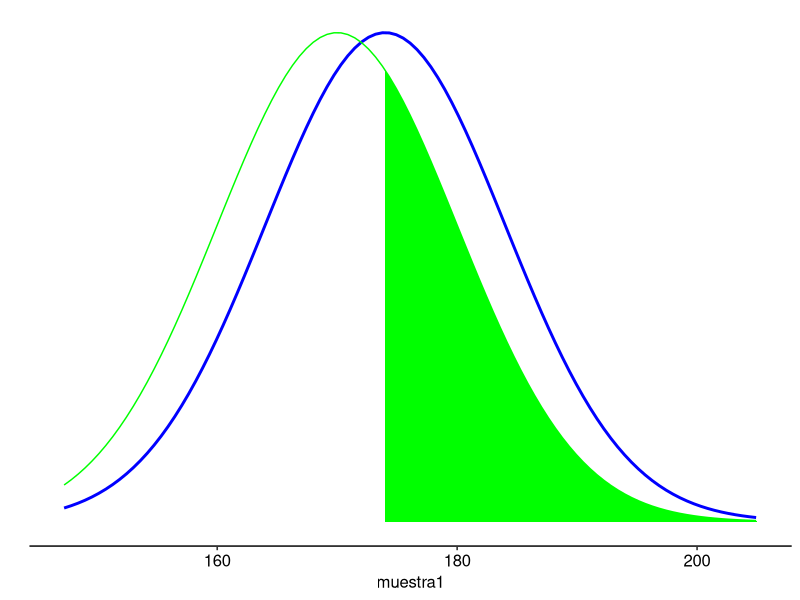
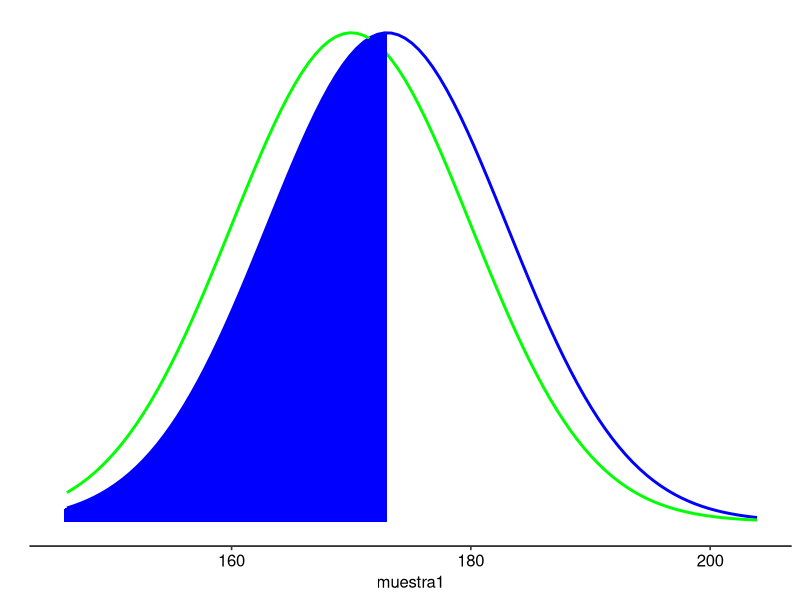

Here is the R script that generated these plots, in order: (Note: this script raises an error after producing the figures.)
#INTEGRANTES: Sofía Castro     -> 20.055.286-5
#             Sebastián Astete -> 18.562.196-0
#             Bastián Loyola   -> 20.552.001-5
#             Bryan Salas      -> 19.316.410-2

library(ggpubr)
library(ggplot2)
library(dplyr)

set.seed(100)
desv_estandar <-10
tam_muestra <- 50
media_nula<- 170


#PREGUNTA 1
#H0: La dureza media es igual a 170, µ0 = 174 ///
#H1: La dureza media es mayor a 170, µ0 > 174 ///
#El ingeniero recharzá la H0 si µ0 > 174

#Se nos pide encontrar bajo estas hipótesis el valor de alfa o Error Tipo I
#Se realizará una prueba de PODER ESTADÍSTICO
#Se crea una muestra de distribución normal con los datos iniciales.
media_alternativa <-174
poblacion1<- rnorm(n = 1000, mean = media_alternativa, sd = desv_estandar)
muestra1 <-sample(poblacion1,tam_muestra,replace=TRUE)


#Se calcula el valor de alpha utilizando la ecuación conocida luego se utiliza
#La tabla de distribución normal con sd = 1
z <- (media_alternativa - media_nula)/ desv_estandar
alpha<- 1 - pnorm(z, mean = 0, sd = 1, lower.tail = TRUE)
alpha

#Se crea el gráfico para demostrar el valor alfa
y1 <- dnorm(muestra1, mean = media_alternativa, sd = desv_estandar)
g1 <- ggplot(data = data.frame(muestra1, y1), aes(muestra1))
g1 <- g1 + stat_function(fun = dnorm ,args = list(mean = media_alternativa, sd = desv_estandar), 
                       colour = "blue", size = 1)
g1 <- g1 + ylab("")
g1 <- g1 + scale_y_continuous(breaks = NULL)
g1 <- g1 + theme_pubr()
g1 <- g1 + stat_function(fun =dnorm ,args = list(mean = media_nula, sd = desv_estandar),
                       colour = "green")
g1 <- g1 + stat_function(fun = dnorm ,args = list(mean = media_nula, sd = desv_estandar), 
                         geom="area", fill="green", xlim=c(174,205))
#El la parte pintada del gráfico representa alfa
print(g1)


#PREGUNTA 2
#Si µ0 = 174

#Se nos pide encontrar bajo estas hipótesis el valor de beta o Error Tipo II
#Se realizará una prueba de PODER ESTADÍSTICO
#Se crea una muestra de distribución normal con los datos iniciales.
set.seed(100)
media_alternativa <- 173
media_verdadera <- 173
poblacion1<- rnorm(n = 1000, mean = media_alternativa, sd = desv_estandar)
muestra1 <-sample(poblacion1,tam_muestra,replace=TRUE)

#Se calcula el valor de alpha utilizando la ecuación conocida luego se utiliza
#La tabla de distribución normal con sd = 1
z <- (media_alternativa - media_verdadera)/ desv_estandar
beta<- pnorm(z, mean = 0, sd = 1, lower.tail = TRUE) #///

poder <- 1 - beta
poder

#Se crea el gráfico para demostrar el valor del PODER
y1 <- dnorm(muestra1, mean = media_alternativa, sd = desv_estandar)
g2 <- ggplot(data = data.frame(muestra1, y1), aes(muestra1))
g2 <- g2 + stat_function(fun = dnorm ,args = list(mean = media_alternativa, sd = desv_estandar), 
                       colour = "blue", size = 1)
g2 <- g2 + ylab("")
g2 <- g2 + scale_y_continuous(breaks = NULL)
g2 <- g2 + theme_pubr()
g2 <- g2 + stat_function(fun =dnorm ,args = list(mean = media_nula, sd = desv_estandar),
                         colour = "green", size = 1)
g2 <- g2 +stat_function(fun = dnorm ,args = list(mean = media_alternativa, sd = desv_estandar), 
                        geom="area", fill="blue", xlim=c(146,173))

#La parte no pintada del gráfico representa beta
print(g2)

#PREGUNTA 3
#Si µ0 = {170:178} entconces generamos los gráficos de PODER ESTADISTICO
library(ggplot2)
efecto <- seq ( 170 , 178,0.2 )
poder <- power.t.test(tam_muestra,
                             delta =efecto,
                             sd=desv_estandar,
                            sig.level = 0.01,
                            type = "one.sample",
                            alternative = "two.sided")$power
print(poder)
valores <- data.frame(tam_muestra, poder)
g <- ggplot(tam_muestra ,aes(poder))
g <- g + geom_line()
g <- g+ theme_pubr()
g <- g + ylab("Poder estadístico")
g <- g + xlab("Tamaño de la muestra")
print(g)


# PREGUNTA 4
# ¿Cuántas barras deberían revisarse para conseguir un poder estadístico de 0,8 y un nivel de significación
# de 0,05? 

#Utilizando los datos previos, creamos un gráfico de poder estadístico 
#agregando los datos nuevos
muestra <- NULL
d <- 4
desv_estandar <- 10
alfa <- 0.05
poder <- 0.8

#Usando la funcion power.t.test, dejamos como NULL el parámetro "n"
#de modo que al aplicar la función se obtiene el valor de "n" que cumple
#con las condiciones dadas en el resto de los argumentos de la función
resultado <- power.t.test(n = muestra, 
                          delta=d, sd=desv_estandar, 
                          sig.level=alfa,
                          power=poder, 
                          "one.sample", 
                          "two.sided")

print(resultado$n)

#PREGUNTA 5
#¿Y si quisiera ser bien exigente y bajar la probabilidad de cometer un error 
#de tipo 1 a un 1% solamente?

#Se aplica de manera similiar la función "power.t.test" con los nuevos valores
#solicitados, en este caso alfa = 0.01
muestra <- NULL
d <- 4
desv_estandar <- 10
alfa <- 0.01
poder <- 0.8

resultado <- power.t.test(n = muestra, 
                          delta=d, sd=desv_estandar, 
                          sig.level=alfa,
                          power=poder, 
                          "one.sample", 
                          "two.sided")
print(resultado$n)




